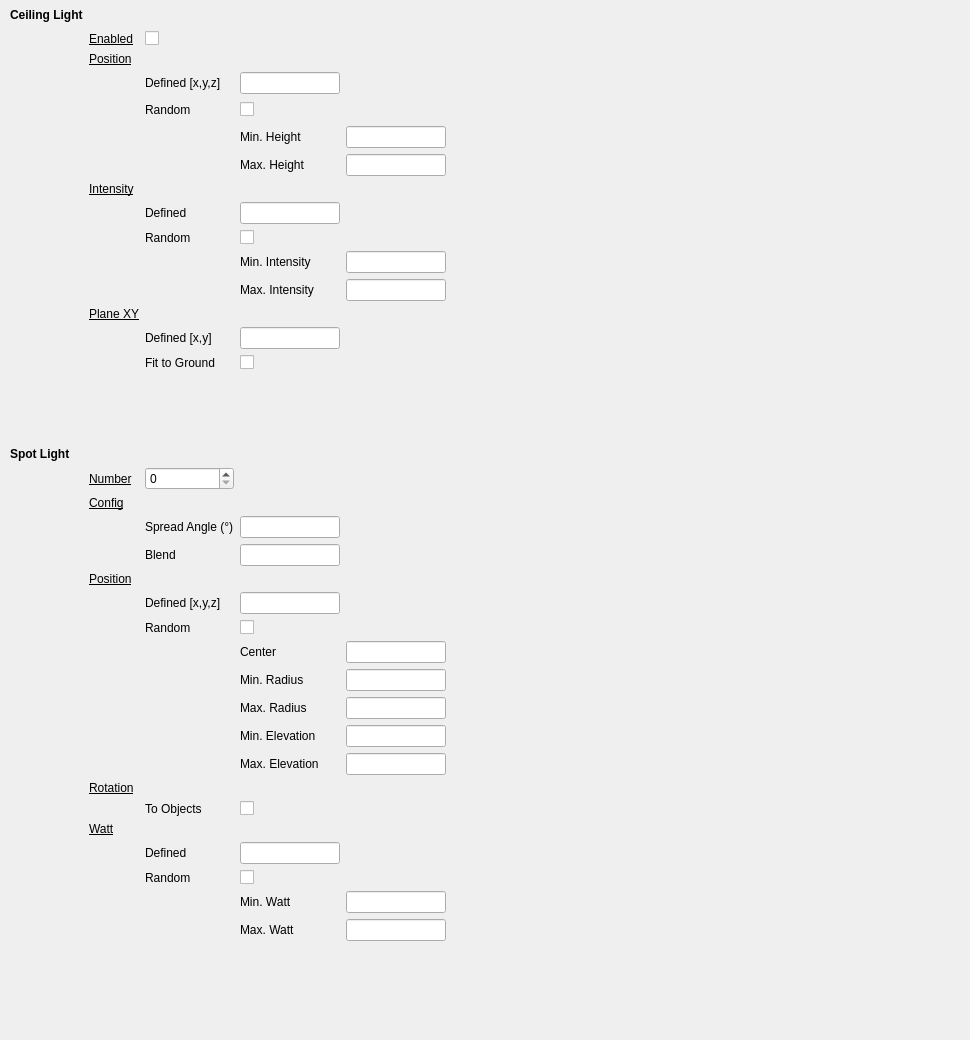
         <widget class="QWidget" name="tab_Light">
          <attribute name="title">
           <string>Light</string>
          </attribute>
          <widget class="QWidget" name="gridLayoutWidget_4">
           <property name="geometry">
            <rect>
             <x>0</x>
             <y>0</y>
             <width>961</width>
             <height>1031</height>
            </rect>
           </property>
           <layout class="QGridLayout" name="gridLayout_Light" rowstretch="0,0,0,0,0,0,0,0,0,0,0,0,0,0,0,0,0,0,0,0,0,0,0,0,0,0,0,0,0,0,0,0,0,0,0,0,0" columnstretch="0,0,1,1,1,7">
            <property name="topMargin">
             <number>5</number>
            </property>
            <property name="bottomMargin">
             <number>20</number>
            </property>
            <item row="20" column="2">
             <widget class="QLabel" name="label_89">
              <property name="text">
               <string>Blend</string>
              </property>
             </widget>
            </item>
            <item row="3" column="2">
             <widget class="QLabel" name="label_18">
              <property name="text">
               <string>Defined [x,y,z]</string>
              </property>
             </widget>
            </item>
            <item row="17" column="1">
             <widget class="QLabel" name="label_98">
              <property name="font">
               <font>
                <pointsize>9</pointsize>
                <underline>true</underline>
               </font>
              </property>
              <property name="text">
               <string>Number</string>
              </property>
             </widget>
            </item>
            <item row="16" column="0">
             <widget class="QLabel" name="lbl_camera_sampler_2">
              <property name="font">
               <font>
                <pointsize>9</pointsize>
                <weight>75</weight>
                <bold>true</bold>
               </font>
              </property>
              <property name="text">
               <string>Spot Light</string>
              </property>
              <property name="margin">
               <number>2</number>
              </property>
              <property name="indent">
               <number>10</number>
              </property>
             </widget>
            </item>
            <item row="32" column="3">
             <widget class="QLineEdit" name="line_spotLight_definedWatt"/>
            </item>
            <item row="27" column="4">
             <widget class="QLineEdit" name="line_spotLight_minElevation"/>
            </item>
            <item row="1" column="1">
             <widget class="QLabel" name="label_115">
              <property name="font">
               <font>
                <pointsize>9</pointsize>
                <underline>true</underline>
               </font>
              </property>
              <property name="text">
               <string>Enabled</string>
              </property>
             </widget>
            </item>
            <item row="33" column="3">
             <widget class="QCheckBox" name="cBox_spotLight_randomWatt">
              <property name="text">
               <string/>
              </property>
             </widget>
            </item>
            <item row="30" column="3">
             <widget class="QCheckBox" name="cBox_spotlight_toObjects">
              <property name="text">
               <string/>
              </property>
             </widget>
            </item>
            <item row="13" column="3">
             <widget class="QLineEdit" name="line_ceilLight_XY"/>
            </item>
            <item row="30" column="2">
             <widget class="QLabel" name="label_97">
              <property name="text">
               <string>To Objects</string>
              </property>
             </widget>
            </item>
            <item row="26" column="3">
             <widget class="QLabel" name="label_45">
              <property name="text">
               <string>Max. Radius</string>
              </property>
             </widget>
            </item>
            <item row="27" column="3">
             <widget class="QLabel" name="label_21">
              <property name="text">
               <string>Min. Elevation</string>
              </property>
             </widget>
            </item>
            <item row="31" column="1">
             <widget class="QLabel" name="label_23">
              <property name="font">
               <font>
                <pointsize>9</pointsize>
                <underline>true</underline>
               </font>
              </property>
              <property name="text">
               <string>Watt</string>
              </property>
             </widget>
            </item>
            <item row="36" column="0">
             <spacer name="verticalSpacer_8">
              <property name="orientation">
               <enum>Qt::Vertical</enum>
              </property>
              <property name="sizeHint" stdset="0">
               <size>
                <width>20</width>
                <height>20</height>
               </size>
              </property>
             </spacer>
            </item>
            <item row="12" column="1">
             <widget class="QLabel" name="label_40">
              <property name="font">
               <font>
                <pointsize>9</pointsize>
                <underline>true</underline>
               </font>
              </property>
              <property name="text">
               <string>Plane XY</string>
              </property>
             </widget>
            </item>
            <item row="19" column="3">
             <widget class="QLineEdit" name="line_spotLight_spreadAngle"/>
            </item>
            <item row="10" column="4">
             <widget class="QLineEdit" name="line_ceilLight_minIntensity"/>
            </item>
            <item row="6" column="4">
             <widget class="QLineEdit" name="line_ceilLight_maxHeight"/>
            </item>
            <item row="35" column="3">
             <widget class="QLabel" name="label_47">
              <property name="text">
               <string>Max. Watt</string>
              </property>
             </widget>
            </item>
            <item row="25" column="3">
             <widget class="QLabel" name="label_50">
              <property name="text">
               <string>Min. Radius</string>
              </property>
             </widget>
            </item>
            <item row="18" column="1">
             <widget class="QLabel" name="label_88">
              <property name="font">
               <font>
                <pointsize>9</pointsize>
                <underline>true</underline>
               </font>
              </property>
              <property name="text">
               <string>Config</string>
              </property>
             </widget>
            </item>
            <item row="10" column="3">
             <widget class="QLabel" name="label_55">
              <property name="text">
               <string>Min. Intensity</string>
              </property>
             </widget>
            </item>
            <item row="14" column="3">
             <widget class="QCheckBox" name="cBox_ceilLight_fitToGround">
              <property name="text">
               <string/>
              </property>
             </widget>
            </item>
            <item row="1" column="2">
             <widget class="QCheckBox" name="cBox_ceilLight_ENA">
              <property name="text">
               <string/>
              </property>
             </widget>
            </item>
            <item row="34" column="4">
             <widget class="QLineEdit" name="line_spotLight_minWatt"/>
            </item>
            <item row="9" column="2">
             <widget class="QLabel" name="label_36">
              <property name="text">
               <string>Random</string>
              </property>
             </widget>
            </item>
            <item row="2" column="1">
             <widget class="QLabel" name="label_20">
              <property name="font">
               <font>
                <pointsize>9</pointsize>
                <underline>true</underline>
               </font>
              </property>
              <property name="text">
               <string>Position</string>
              </property>
             </widget>
            </item>
            <item row="17" column="2">
             <widget class="QSpinBox" name="sBox_spotLight_num"/>
            </item>
            <item row="11" column="4">
             <widget class="QLineEdit" name="line_ceilLight_maxIntensity"/>
            </item>
            <item row="3" column="3">
             <widget class="QLineEdit" name="line_ceilLight_definedPos"/>
            </item>
            <item row="29" column="1">
             <widget class="QLabel" name="label_95">
              <property name="font">
               <font>
                <pointsize>9</pointsize>
                <underline>true</underline>
               </font>
              </property>
              <property name="text">
               <string>Rotation</string>
              </property>
             </widget>
            </item>
            <item row="19" column="2">
             <widget class="QLabel" name="label_90">
              <property name="text">
               <string>Spread Angle (°)</string>
              </property>
             </widget>
            </item>
            <item row="5" column="4">
             <widget class="QLineEdit" name="line_ceilLight_minHeight"/>
            </item>
            <item row="9" column="3">
             <widget class="QCheckBox" name="cBox_ceilLight_randomIntensity">
              <property name="text">
               <string/>
              </property>
             </widget>
            </item>
            <item row="21" column="1">
             <widget class="QLabel" name="label_48">
              <property name="font">
               <font>
                <pointsize>9</pointsize>
                <underline>true</underline>
               </font>
              </property>
              <property name="text">
               <string>Position</string>
              </property>
             </widget>
            </item>
            <item row="0" column="0">
             <widget class="QLabel" name="lbl_camera_config_2">
              <property name="font">
               <font>
                <pointsize>9</pointsize>
                <weight>75</weight>
                <bold>true</bold>
               </font>
              </property>
              <property name="text">
               <string>Ceiling Light</string>
              </property>
              <property name="margin">
               <number>2</number>
              </property>
              <property name="indent">
               <number>10</number>
              </property>
             </widget>
            </item>
            <item row="22" column="2">
             <widget class="QLabel" name="label_49">
              <property name="text">
               <string>Defined [x,y,z]</string>
              </property>
             </widget>
            </item>
            <item row="7" column="1">
             <widget class="QLabel" name="label_37">
              <property name="font">
               <font>
                <pointsize>9</pointsize>
                <underline>true</underline>
               </font>
              </property>
              <property name="text">
               <string>Intensity</string>
              </property>
             </widget>
            </item>
            <item row="8" column="3">
             <widget class="QLineEdit" name="line_ceilLight_definedIntensity"/>
            </item>
            <item row="13" column="2">
             <widget class="QLabel" name="label_41">
              <property name="text">
               <string>Defined [x,y]</string>
              </property>
             </widget>
            </item>
            <item row="28" column="3">
             <widget class="QLabel" name="label_44">
              <property name="text">
               <string>Max. Elevation</string>
              </property>
             </widget>
            </item>
            <item row="32" column="2">
             <widget class="QLabel" name="label_43">
              <property name="text">
               <string>Defined</string>
              </property>
             </widget>
            </item>
            <item row="20" column="3">
             <widget class="QLineEdit" name="line_spotLight_blend"/>
            </item>
            <item row="34" column="3">
             <widget class="QLabel" name="label_46">
              <property name="text">
               <string>Min. Watt</string>
              </property>
             </widget>
            </item>
            <item row="11" column="3">
             <widget class="QLabel" name="label_56">
              <property name="text">
               <string>Max. Intensity</string>
              </property>
             </widget>
            </item>
            <item row="15" column="0">
             <spacer name="verticalSpacer_3">
              <property name="orientation">
               <enum>Qt::Vertical</enum>
              </property>
              <property name="sizeHint" stdset="0">
               <size>
                <width>20</width>
                <height>40</height>
               </size>
              </property>
             </spacer>
            </item>
            <item row="28" column="4">
             <widget class="QLineEdit" name="line_spotLight_maxElevation"/>
            </item>
            <item row="24" column="4">
             <widget class="QLineEdit" name="line_spotLight_center"/>
            </item>
            <item row="25" column="4">
             <widget class="QLineEdit" name="line_spotLight_minRadius"/>
            </item>
            <item row="14" column="2">
             <widget class="QLabel" name="label_39">
              <property name="text">
               <string>Fit to Ground</string>
              </property>
             </widget>
            </item>
            <item row="8" column="2">
             <widget class="QLabel" name="label_38">
              <property name="text">
               <string>Defined</string>
              </property>
             </widget>
            </item>
            <item row="26" column="4">
             <widget class="QLineEdit" name="line_spotLight_maxRadius"/>
            </item>
            <item row="24" column="3">
             <widget class="QLabel" name="label_42">
              <property name="text">
               <string>Center</string>
              </property>
             </widget>
            </item>
            <item row="4" column="4">
             <spacer name="horizontalSpacer_10">
              <property name="orientation">
               <enum>Qt::Horizontal</enum>
              </property>
              <property name="sizeType">
               <enum>QSizePolicy::MinimumExpanding</enum>
              </property>
              <property name="sizeHint" stdset="0">
               <size>
                <width>100</width>
                <height>20</height>
               </size>
              </property>
             </spacer>
            </item>
            <item row="22" column="3">
             <widget class="QLineEdit" name="line_spotLight_definedPos"/>
            </item>
            <item row="23" column="3">
             <widget class="QCheckBox" name="cBox_spotLight_randomPos">
              <property name="text">
               <string/>
              </property>
             </widget>
            </item>
            <item row="5" column="3">
             <widget class="QLabel" name="label_53">
              <property name="text">
               <string>Min. Height</string>
              </property>
             </widget>
            </item>
            <item row="33" column="2">
             <widget class="QLabel" name="label_54">
              <property name="text">
               <string>Random</string>
              </property>
             </widget>
            </item>
            <item row="4" column="3">
             <widget class="QCheckBox" name="cBox_ceilLight_randomPos">
              <property name="text">
               <string/>
              </property>
             </widget>
            </item>
            <item row="23" column="2">
             <widget class="QLabel" name="label_51">
              <property name="text">
               <string>Random</string>
              </property>
             </widget>
            </item>
            <item row="4" column="2">
             <widget class="QLabel" name="label_34">
              <property name="text">
               <string>Random</string>
              </property>
             </widget>
            </item>
            <item row="6" column="3">
             <widget class="QLabel" name="label_35">
              <property name="text">
               <string>Max. Height</string>
              </property>
             </widget>
            </item>
            <item row="35" column="4">
             <widget class="QLineEdit" name="line_spotLight_maxWatt"/>
            </item>
            <item row="0" column="3">
             <spacer name="horizontalSpacer_16">
              <property name="orientation">
               <enum>Qt::Horizontal</enum>
              </property>
              <property name="sizeType">
               <enum>QSizePolicy::MinimumExpanding</enum>
              </property>
              <property name="sizeHint" stdset="0">
               <size>
                <width>100</width>
                <height>20</height>
               </size>
              </property>
             </spacer>
            </item>
            <item row="5" column="5">
             <spacer name="horizontalSpacer_4">
              <property name="orientation">
               <enum>Qt::Horizontal</enum>
              </property>
              <property name="sizeHint" stdset="0">
               <size>
                <width>40</width>
                <height>20</height>
               </size>
              </property>
             </spacer>
            </item>
           </layout>
          </widget>
         </widget>
